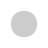
<?xml version="1.0" encoding="UTF-8"?>
<ui version="4.0">
    <class>LedIndicatorWidget</class>
    <widget class="QWidget" name="LedIndicatorWidget">
        <property name="minimumSize">
            <size>
                <width>24</width>
                <height>24</height>
            </size>
        </property>
        <property name="maximumSize">
            <size>
                <width>48</width>
                <height>48</height>
            </size>
        </property>
        <property name="styleSheet">
            <string notr="true">background: transparent;</string>
        </property>
        <layout class="QVBoxLayout" name="verticalLayout">
            <item>
                <widget class="QLabel" name="labelLed">
                    <property name="minimumSize">
                        <size>
                            <width>16</width>
                            <height>16</height>
                        </size>
                    </property>
                    <property name="maximumSize">
                        <size>
                            <width>32</width>
                            <height>32</height>
                        </size>
                    </property>
                    <property name="alignment">
                        <set>Qt::AlignCenter</set>
                    </property>
                    <property name="styleSheet">
                        <string notr="true">
        border-radius: 12px;
        background: #cccccc;
                        </string>
                    </property>
                    <property name="text">
                        <string></string>
                    </property>
                </widget>
            </item>
        </layout>
    </widget>
    <resources/>
    <connections/>
</ui>
